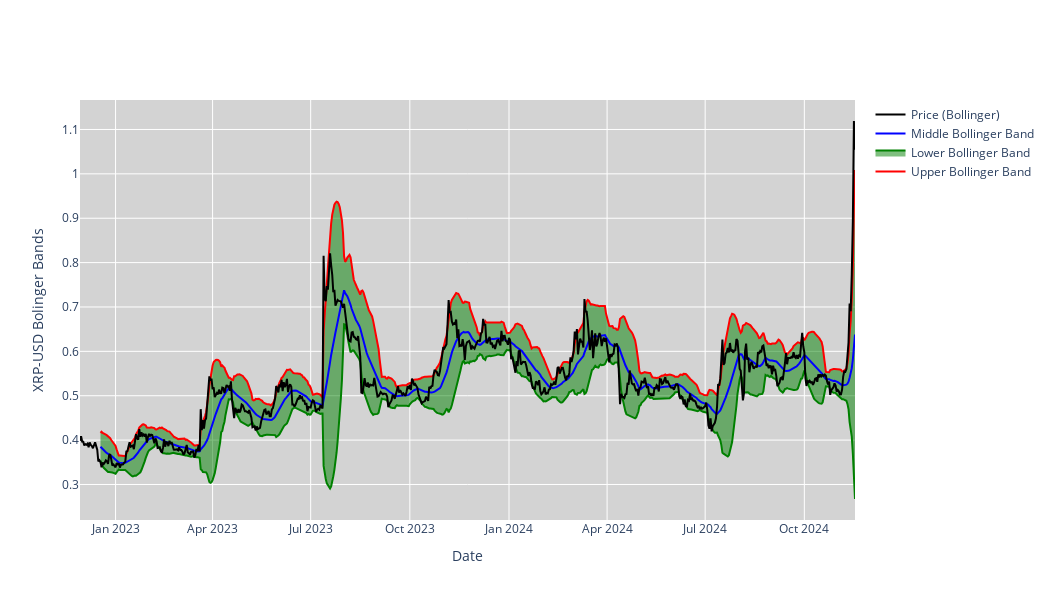

Here is the notebook cell this chart was saved with:
### Code cell
#BB
fig = go.Figure()
fig.add_trace(go.Scatter(x=stock_data.index, y=stock_data['UB'], mode='lines', name='Upper Bollinger Band', visible=True, line=dict(color='red')))
fig.add_trace(go.Scatter(x=stock_data.index, y=stock_data['LB'], fill='tonexty', mode='lines', name='Lower Bollinger Band', visible=True, line=dict(color='green')))
fig.add_trace(go.Scatter(x=stock_data.index, y=stock_data['M20'], mode='lines', name='Middle Bollinger Band', visible=True, line=dict(color='blue')))
fig.add_trace(go.Scatter(x=stock_data.index, y=stock_data['Close'], mode='lines', name='Price (Bollinger)', visible=True, line=dict(color='black')))
fig.update_layout(
    xaxis_rangeslider_visible=False,
    yaxis_title=f'{ticker} Bolinger Bands',
    xaxis_title='Date',
    plot_bgcolor='lightgrey',
    width=1050,
    height=600
)
fig.show()
fig.write_image('./images/Bollinger_Bands.png')

### Figure 1 — Plotly figure (JSON) as saved in the notebook; plotly's stock layout.template omitted (floating-point values rounded to 4 significant figures; data arrays with more than 128 entries replaced by an {"elided": "..."} marker saying what was removed)
{"data": [{"line": {"color": "red"}, "mode": "lines", "name": "Upper Bollinger Band", "type": "scatter", "visible": true, "x": {"elided": "720 str values"}, "y": {"elided": "720 float values"}}, {"fill": "tonexty", "line": {"color": "green"}, "mode": "lines", "name": "Lower Bollinger Band", "type": "scatter", "visible": true, "x": {"elided": "720 str values"}, "y": {"elided": "720 float values"}}, {"line": {"color": "blue"}, "mode": "lines", "name": "Middle Bollinger Band", "type": "scatter", "visible": true, "x": {"elided": "720 str values"}, "y": {"elided": "720 float values"}}, {"line": {"color": "black"}, "mode": "lines", "name": "Price (Bollinger)", "type": "scatter", "visible": true, "x": {"elided": "720 str values"}, "y": {"elided": "720 float values"}}], "layout": {"height": 600, "plot_bgcolor": "lightgrey", "width": 1050, "xaxis": {"rangeslider": {"visible": false}, "title": {"text": "Date"}}, "yaxis": {"title": {"text": "XRP-USD Bolinger Bands"}}}}
